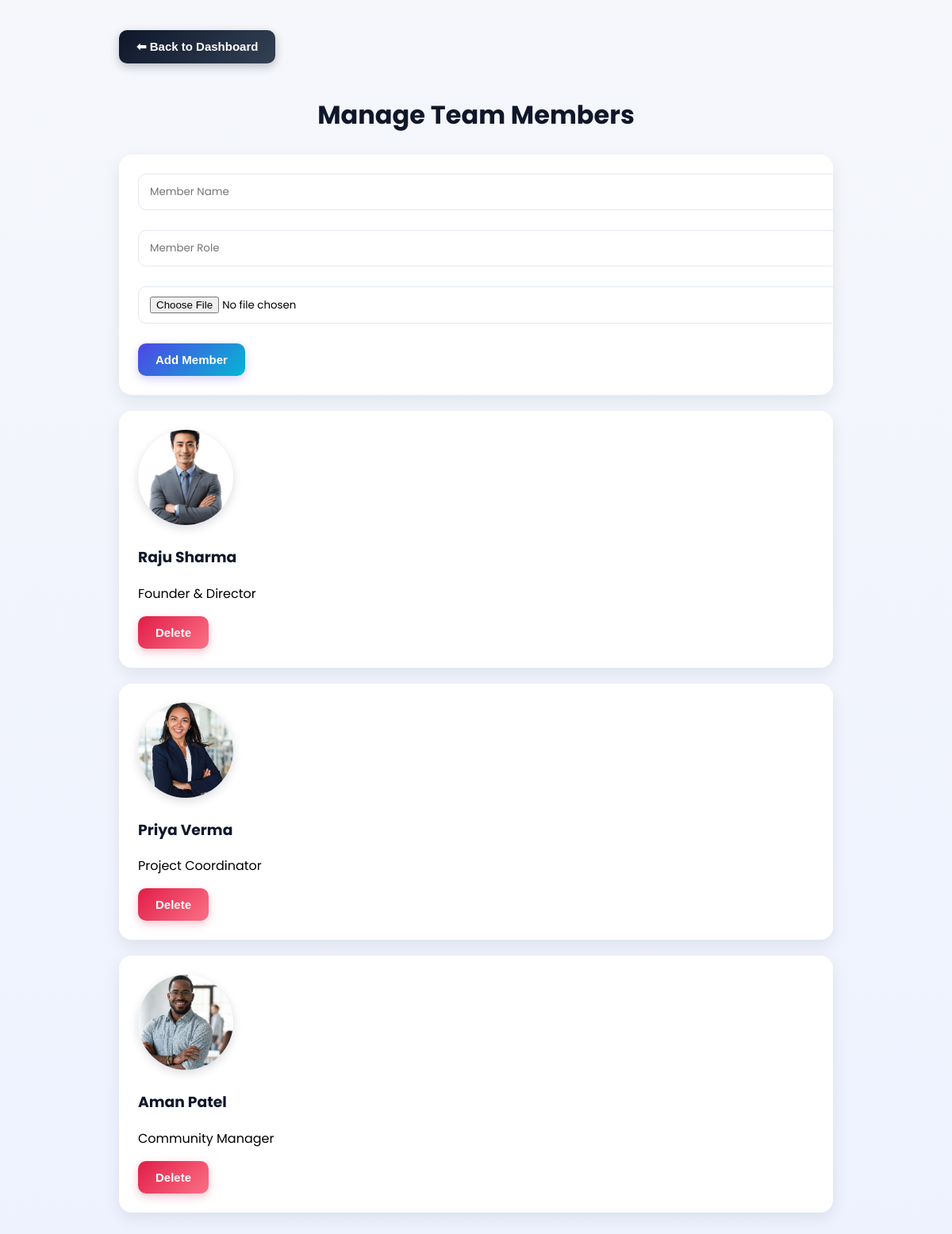
The app's page /manage_team with its own data.
### tables this page shows
CREATE TABLE team_members(
            id INTEGER PRIMARY KEY AUTOINCREMENT,
            name TEXT NOT NULL,
            role TEXT NOT NULL,
            image_url TEXT
    
    );

### app.py (the view)
@app.route("/manage_team")
def manage_team():
    conn = sqlite3.connect("student.db")
    cursor = conn.cursor()
    cursor.execute("SELECT * FROM team_members")
    team = cursor.fetchall()
    conn.close()
    return render_template("manage_team.html", team=team)

### templates/manage_team.html (shortened to what this page needs)
<!DOCTYPE html>
<html>
<head>
    <link rel="stylesheet" href="{{ url_for('static', filename='admin-theme.css') }}">
</head>
<body>
<div class="container">
    <a href="/dashboard">
        <button class="back-btn">
            ⬅ Back to Dashboard
        </button>
    </a>
    <h1>Manage Team Members</h1>
    <div class="card">
        <form action="/add_team_member"
              method="POST"
              enctype="multipart/form-data">
            <input type="text"
                   name="name"
                   placeholder="Member Name"
                   required>
            <br><br>
            <input type="text"
                   name="role"
                   placeholder="Member Role"
                   required>
            <br><br>
            <input type="file"
                   name="image"
                   required>
            <br><br>
            <button type="submit">
                Add Member
            </button>
        </form>
    </div>
    {% for member in team %}
    <div class="card">
        <img src="{{ url_for('static',
        filename='uploads/' + member[3]) }}">
        <h3>{{ member[1] }}</h3>
        <p>{{ member[2] }}</p>
        <a href="/delete_team_member/{{ member[0] }}">
            <button class="delete-btn">
                Delete
            </button>
        </a>
    </div>
    {% endfor %}
</div>
</body>
</html>

### static/admin-theme.css (style rules this page uses)
:root { --primary:#4f46e5; --primary-light:#6366f1; --secondary:#06b6d4; --teal:#0d9488; --teal-light:#14b8a6; --amber:#d97706; --amber-light:#f59e0b; --rose:#e11d48; --rose-light:#fb7185; --dark:#0f172a; --gray:#64748b; }
body { font-family:'Poppins', Arial, sans-serif !important; background:linear-gradient(180deg, #f5f7fb, #eef2ff) !important; }
h1, h2, h3, .page-title { font-weight:700; color:var(--dark); }
a { color:var(--primary); }
.container:not(.mt-5) { width:80%; max-width:900px; margin:auto; padding:30px; }
.container:not(.mt-5) h1 { text-align:center; margin-bottom:26px; }
.container > .card { background:white; padding:24px; border-radius:16px; border-top:4px solid var(--primary); box-shadow:0 8px 22px rgba(15,23,42,0.08); margin-bottom:20px; transition:transform 0.25s ease, box-shadow 0.25s ease; }
.container > .card img { box-shadow:0 4px 12px rgba(15,23,42,0.15); }
input, textarea, select { font-family:'Poppins', Arial, sans-serif; transition:border-color 0.2s ease, box-shadow 0.2s ease; }
input:not(.form-control):not(.form-select), textarea:not(.form-control) { padding:12px 14px !important; border:1.5px solid #e2e8f0 !important; border-radius:10px !important; outline:none; }
button:not(.btn) { background:linear-gradient(135deg, var(--primary), var(--secondary)); color:white; border:none; padding:12px 22px; border-radius:10px; cursor:pointer; font-size:15px; font-weight:600; box-shadow:0 4px 12px rgba(79,70,229,0.25); transition:transform 0.2s ease, filter 0.2s ease, box-shadow 0.2s ease; }
.delete-btn { background:linear-gradient(135deg, var(--rose), var(--rose-light)) !important; box-shadow:0 4px 12px rgba(225,29,72,0.25) !important; }
.back-btn { background:linear-gradient(135deg, var(--dark), #334155) !important; box-shadow:0 4px 12px rgba(15,23,42,0.25) !important; margin-bottom:20px; }
.card { border:none !important; border-radius:16px !important; box-shadow:0 8px 20px rgba(15,23,42,0.08) !important; transition:transform 0.25s ease, box-shadow 0.25s ease !important; overflow:hidden; }

### templates/manage_team.html (style rules this page uses)
body { font-family: Arial, sans-serif; background: #f4f6f9; }
.container { width: 80%; margin: auto; padding: 30px; }
.card { background: white; padding: 20px; border-radius: 12px; margin-bottom: 20px; box-shadow: 0px 0px 10px rgba(0,0,0,0.1); }
input { width: 100%; padding: 12px; border-radius: 8px; border: 1px solid #ccc; }
img { width: 120px; height: 120px; border-radius: 50%; object-fit: cover; }
button { background: #007bff; color: white; border: none; padding: 10px 18px; border-radius: 8px; }
.delete-btn { background: red; }
.back-btn { background: #333; }

### records on screen
team_members: image_url (picture), name "Raju Sharma", role "Founder & Director"
team_members: image_url (picture), name "Priya Verma", role "Project Coordinator"
team_members: image_url (picture), name "Aman Patel", role "Community Manager"
